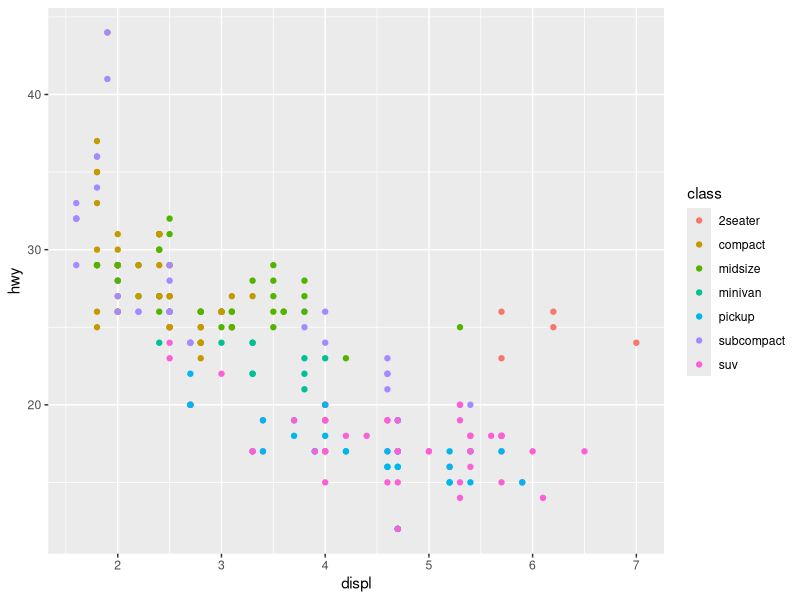
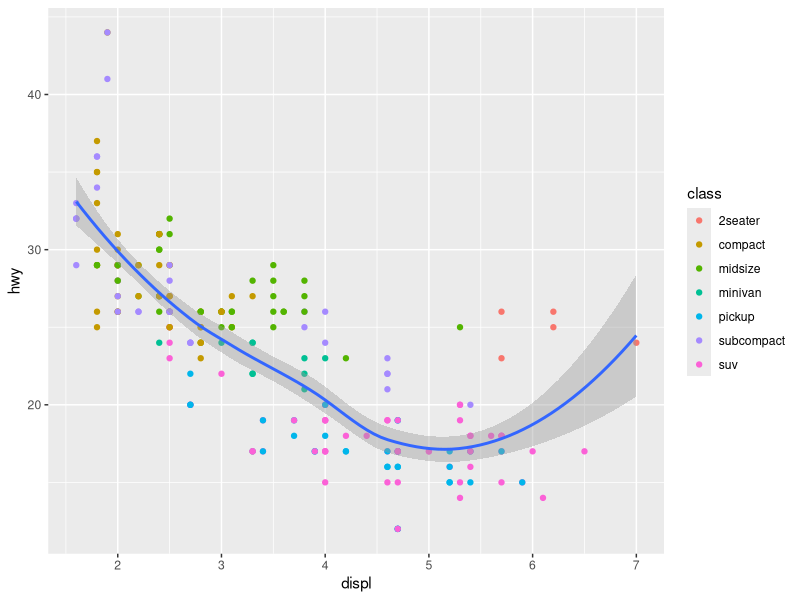

The R source for these figures, in order:
# exercises for the life coding session
library(tidyverse)


# Aesthetics --------------------------------------------------------------

# In our first example, we mapped class to the color aesthetic, 
# but we could have mapped class to the size aesthetic in the same way. 
# In this case, the exact size of each point would reveal its class affiliation. 
# Try to map class to the size aesthetic. Is it a good idea?
###
ggplot(data = mpg) + 
  geom_point(mapping = aes(x = displ, y = hwy, colour = class))
###

# Or you could have mapped class to the alpha aesthetic, 
# which controls the transparency of the points, 
# or to the shape aesthetic, which controls the shape of the points. Try both. What 
# happens to the symbol for SUVs?
###

###

# What happens when you map a level to an aesthetic outside of aes()?
###

###


# Map a continuous variable to color, size, and shape. 
# How do these aesthetics behave differently for categorical vs. continuous variables?
###

###

# What happens if you map an aesthetic to something other than a variable name, 
# like aes(colour = displ < 5)? Note, you'll also need to specify x and y.
###

###


# Can you set the aesthetics to a variable not included in the plot
###

###


# Facetting ---------------------------------------------------------------

# What happens if you try to facet by a continuous variable like hwy? 
###

###

# Use facetting to explore the 3-way relationship between fuel economy, engine size, 
# and number of cylinders. 
###

###



# Geometries --------------------------------------------------------------

# An important argument to geom_smooth() is the method, which allows you to choose 
# which type of model is used to fit the smooth curve.
# Look into the documentation and change the method in our plot to a linear model. 
###

###

# Can you overwrite the data argument in a subsequent geom? 
# Filter the mpg dataset for the subcompact cars within geom_smooth to display only a 
# subset of the data. 
###
ggplot(data = mpg, mapping = aes(x = displ, y = hwy)) + 
  geom_point(mapping = aes(color = class)) + 
  geom_smooth()
###
